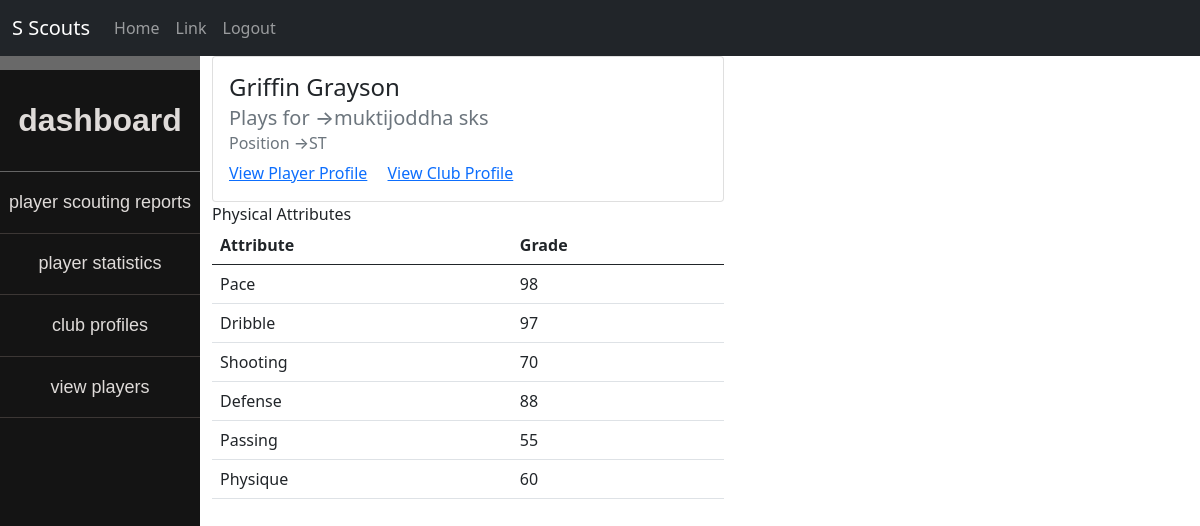
Screenshot of /view/playerprofile.php?id=1024 (signed in) with the database file from the repository.
### tables this page shows
CREATE TABLE `player_info` (
  `p_id` varchar(4) NOT NULL,
  `p_name` varchar(30) NOT NULL,
  `p_phone` varchar(12) NOT NULL,
  `p_pace` varchar(3) NOT NULL,
  `p_dribble` varchar(3) NOT NULL,
  `p_shooting` varchar(3) NOT NULL,
  `p_defense` varchar(3) NOT NULL,
  `p_passing` varchar(3) NOT NULL,
  `p_physic` varchar(3) NOT NULL,
  `current_club` varchar(30) NOT NULL,
  `p_position` varchar(30) NOT NULL
);

### view/playerprofile.php (the view, shortened to what this page needs)
<?php
include ("../model/dbconfig.php");
if ($_SESSION['userRole']=="club") {
    include ("./components/clubHead.php");
}
include ("./components/loggedinNavbar.php");
include ("./components/sidebarClub.php");
$id = $_GET['id'];
$sql = "SELECT * FROM `player_info` WHERE p_id = $id";
$result = $conn->query($sql);
if ($result->num_rows > 0) {
    echo "<div class='container-mod'>";
    echo "<div class='box2'>";
    echo '<div class="container">';
    while($row = $result->fetch_assoc()) {
        echo "
        <div class='row'>
          <div class='col'>
          <div class='card' style='width: 32rem;'>
          <div class='card-body'>
            <h4 class='card-title'>".$row["p_name"]."</h4>
            <h5 class='card-subtitle mb-2 text-muted'>Plays for →".$row["current_club"]."</h5>
            <h6 class='card-subtitle mb-2 text-muted'>Position →".$row["p_position"]."</h6>
            <a href='playerprofile.php?id=".$row["p_id"]."' class='card-link'>View Player Profile</a>
            <a href='#' class='card-link'>View Club Profile</a>
          </div>
          </div>
            <p> Physical Attributes
          <table class='table'>
            <thead>
                <tr>
                <th scope='col'>Attribute</th>
                <th scope='col'>Grade</th>
                </tr>
            </thead>
            <tbody>
                <tr>
                <td>Pace</td>
                <td>".$row["p_pace"]."</td>
                </tr>
                <tr>
                <td>Dribble</td>
                <td>".$row["p_dribble"]."</td>
                </tr>
                <tr>
                <td>Shooting</td>
                <td>".$row["p_shooting"]."</td>
                </tr>
                <tr>
                <td>Defense</td>
                <td>".$row["p_defense"]."</td>
                </tr>
                <tr>
                <td>Passing</td>
                <td>".$row["p_passing"]."</td>
                </tr>
                <tr>
                <td>Physique</td>
                <td>".$row["p_physic"]."</td>
                </tr>
                </tbody>
        </table>
          </div>
        ";
    }
} else {
    echo "<center>
            0 results<br/>
            <Label>No players found, database error? </Label><br/>
            <a href='post.php' class='btn btn-primary'>Create</a>
        </center>";
}
?>

### view/styles/style.css (style rules this page uses)
.container-mod { width: 100%; max-width: 1200px; display:flex; }
.box2 { height:50vh; position:relative; }

### rows the page displays
player_info: p_name "Griffin Grayson", current_club "muktijoddha sks", p_position "ST", p_pace "98", p_dribble "97", p_shooting "70", p_defense "88", p_passing "55", p_physic "60"
